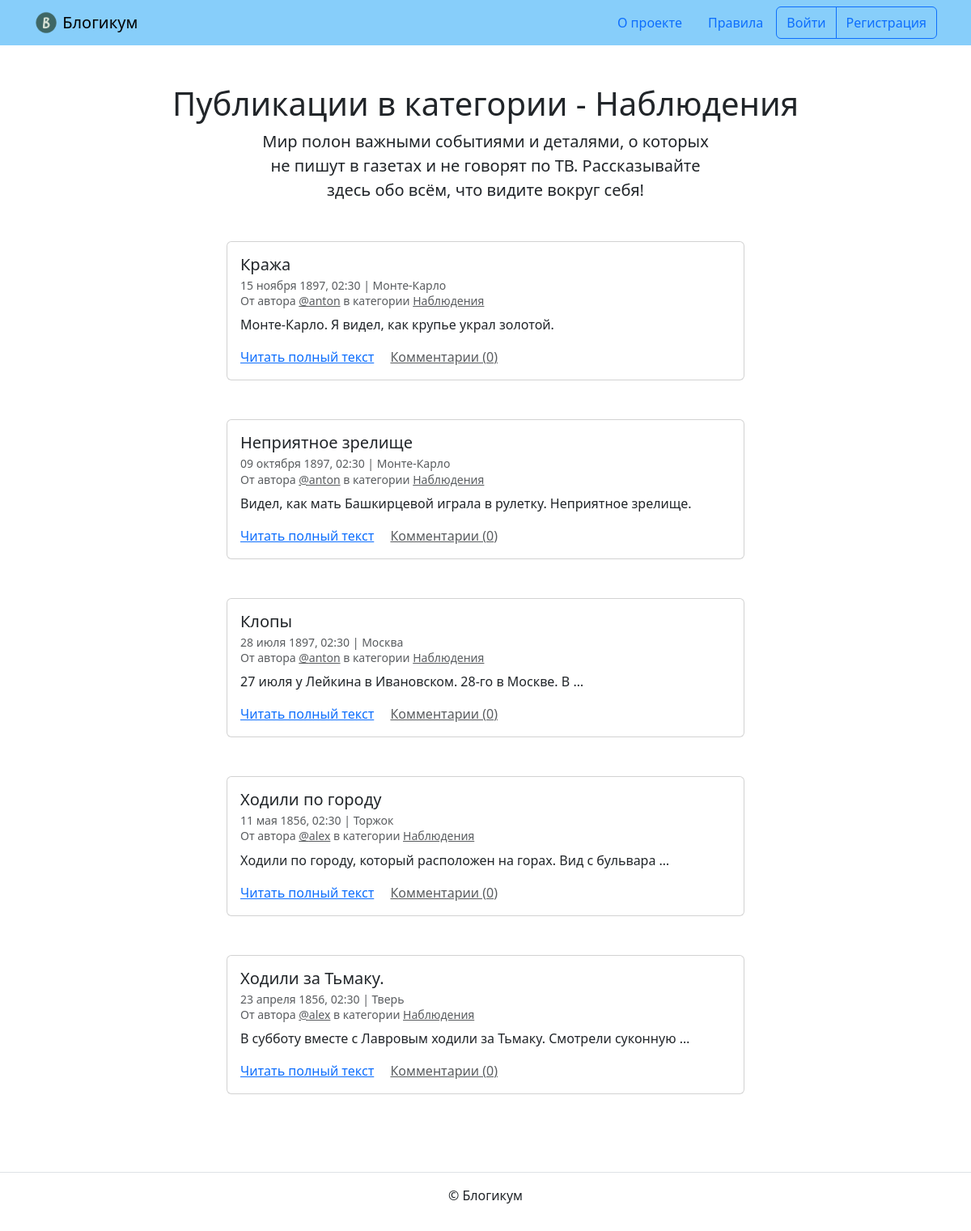
The app's page /category/details/, older data.
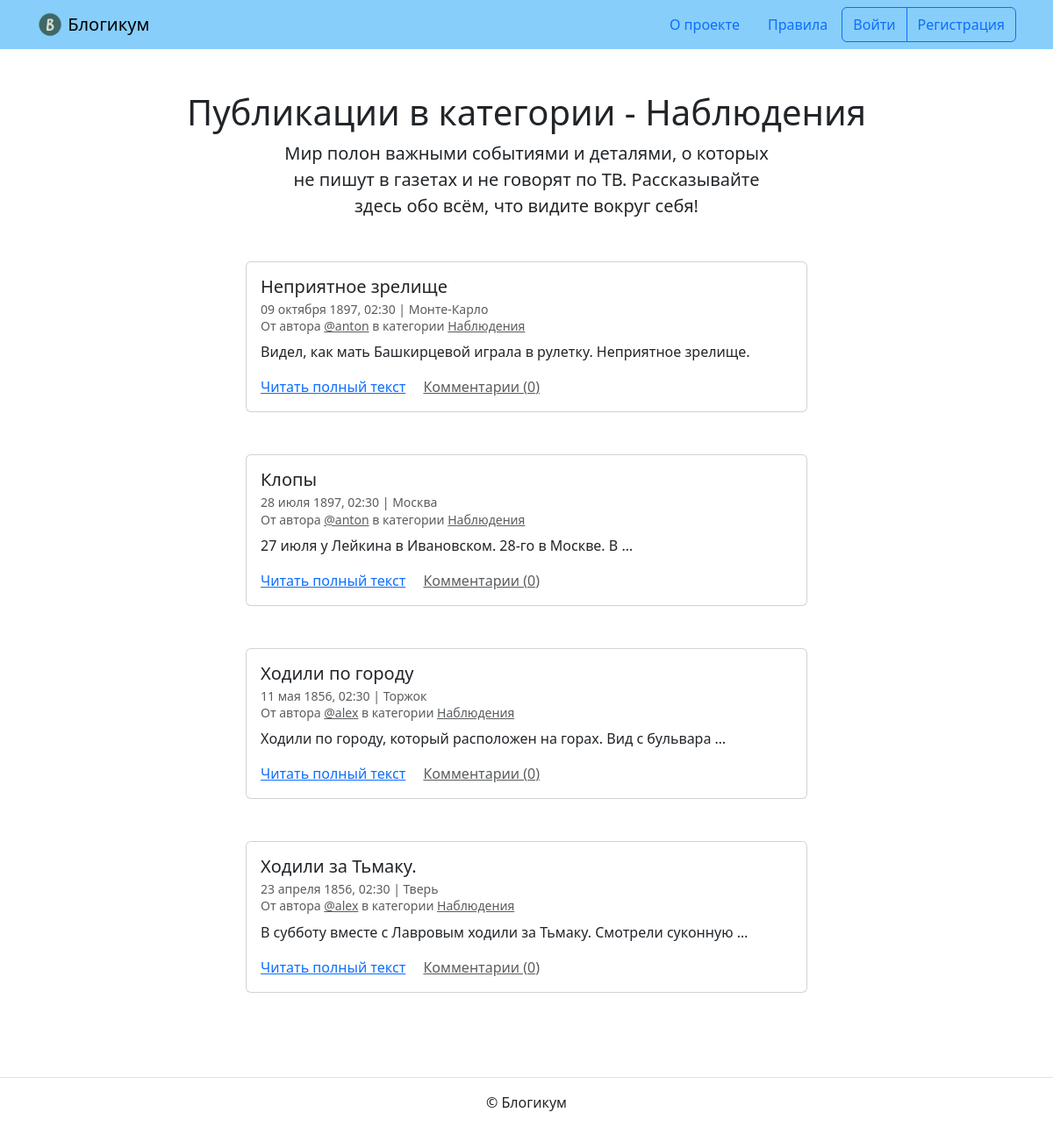
The same page, newer data.
### blog/models.py (models this page shows, shortened)
class PublishedModel(models.Model):
    is_published = models.BooleanField(
        default=True,
        verbose_name='Опубликовано',
        help_text='Снимите галочку, чтобы скрыть публикацию.'
    )
    created_at = models.DateTimeField(
        auto_now_add=True,
        verbose_name='Добавлено'
    )
    class Meta:
        abstract = True

class Post(PublishedModel):
    title = models.CharField(
        max_length=256,
        verbose_name='Заголовок'
    )
    text = models.TextField(verbose_name='Текст')
    image = models.ImageField(
        verbose_name='Изображение',
        upload_to='images',
        null=True,
        blank=True
    )
    pub_date = models.DateTimeField(
        verbose_name='Дата и время публикации',
        help_text='Если установить дату и время в будущем — '
                  'можно делать отложенные публикации.'
    )
    author = models.ForeignKey(
        User,
        on_delete=models.CASCADE,
        verbose_name='Автор публикации',
        related_name='posts'
    )
    location = models.ForeignKey(
        Location,
        on_delete=models.SET_NULL,
        verbose_name='Местоположение',
        related_name='posts',
        null=True,
        blank=True
    )
    category = models.ForeignKey(
        Category,
        on_delete=models.SET_NULL,
        null=True,
        verbose_name='Категория',
        related_name='posts'
    )
    class Meta:
        verbose_name = 'публикация'
        verbose_name_plural = 'Публикации'

class Location(PublishedModel):
    name = models.CharField(
        max_length=256,
        verbose_name='Название места'
    )
    class Meta:
        verbose_name = 'местоположение'
        verbose_name_plural = 'Местоположения'

class Category(PublishedModel):
    title = models.CharField(
        max_length=256,
        verbose_name='Заголовок'
    )
    description = models.TextField(verbose_name='Описание')
    slug = models.SlugField(
        max_length=64,
        unique=True,
        verbose_name='Идентификатор',
        help_text=(
            'Идентификатор страницы для URL; '
            'разрешены символы латиницы, цифры, дефис и подчёркивание.'
        )
    )
    class Meta:
        verbose_name = 'категория'
        verbose_name_plural = 'Категории'

### blog/views.py (the view)
def category_posts(request, category_slug):
    category = get_object_or_404(
        Category, slug=category_slug, is_published=True)
    post_list = get_posts(Post.objects.filter(category=category))
    page_obj = get_paginator(request, post_list)
    context = {'category': category, 'page_obj': page_obj}
    return render(request, 'blog/category.html', context)

### blog/service.py (called while the page is built)
def get_posts(post_objects=Post.objects.select_related(
        'author', 'category', 'location'), include_hidden=False):
    if include_hidden:
        return post_objects.annotate(comment_count=Count('comments')
                                     ).order_by('-pub_date')
    else:
        return post_objects.filter(
            pub_date__lte=timezone.now(),
            is_published=True,
            category__is_published=True
        ).annotate(comment_count=Count('comments')
                   ).order_by('-pub_date')

def get_paginator(request, items, num=POSTS_BY_PAGE):
    return Paginator(items, num).get_page(request.GET.get('page'))

### templates/blog/category.html (shortened to what this page needs)
{% extends "base.html" %}
{% block content %}
  <h1 class="text-center">Публикации в категории - {{ category.title }}</h1>
  <p class="col-6 offset-3 mb-5 lead text-center">{{ category.description }}</p>
  {% for post in page_obj %}
    <article class="mb-5">
      {% include "includes/post_card.html" %}
    </article>
  {% endfor %}
{% endblock %}

### templates/includes/post_card.html (shortened to what this page needs)
<div class="col d-flex justify-content-center">
  <div class="card" style="width: 40rem;">
    <div class="card-body">
      <h5 class="card-title">{{ post.title }}</h5>
      <h6 class="card-subtitle mb-2 text-muted">
        <small>
          {{ post.pub_date|date:"d E Y, H:i" }} | {% if post.location and post.location.is_published %}{{ post.location.name }}{% else %}Планета Земля{% endif %}<br>
          От автора <a class="text-muted" href="{% url 'blog:profile' post.author.username %}">@{{ post.author.username }}</a> в
          категории {% include "includes/category_link.html" %}
        </small>
      </h6>
      <p class="card-text">{{ post.text|truncatewords:10 }}</p>
      <a href="{% url 'blog:post_detail' post.id %}" class="card-link">Читать полный текст</a>
      <a href="{% url 'blog:post_detail' post.id %}" class="card-link text-muted">Комментарии ({{ post.comment_count }})</a>
    </div>
  </div>
</div>

### templates/includes/category_link.html
<a class="text-muted" href="{% url 'blog:category_posts' post.category.slug %}">
  {{ post.category.title }}
</a>

Row changes from the older to the newer data that the page shows:
no longer on this page (row edited): Post: title "Кража", pub_date "15 ноября 1897, 02:30", location.name "Монте-Карло", author.username "anton", category "Наблюдения", text "Монте-Карло. Я видел, как крупье украл золотой.", comment_count "0"
